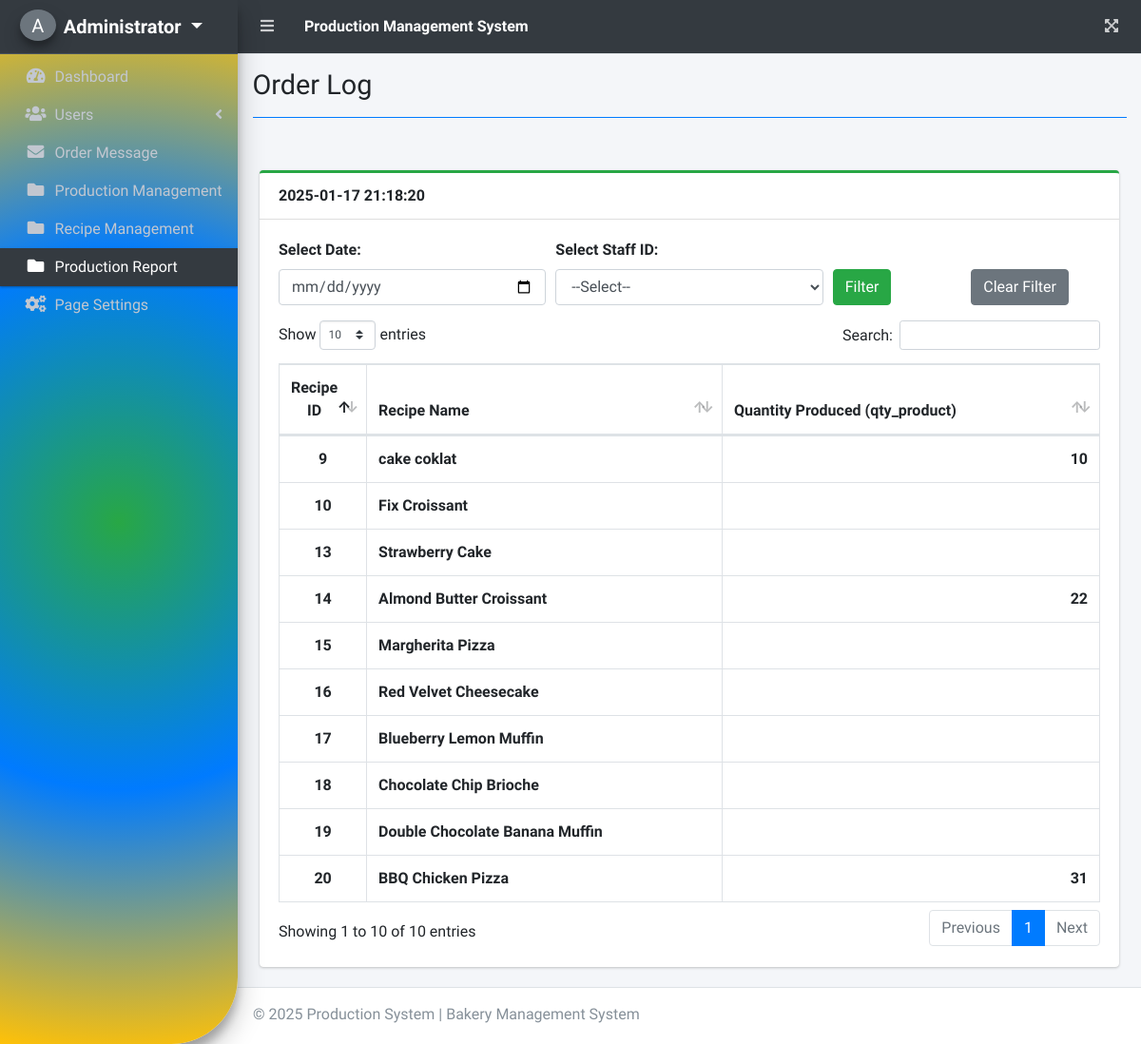
The page /index.php?page=order_log (signed in) on the database its author committed.
### tables this page shows
CREATE TABLE `receipe` (
  `recipe_id` int(11) NOT NULL,
  `recipe_name` text NOT NULL,
  `recipe_step` text NOT NULL,
  `equipment` varchar(11) NOT NULL,
  `product_id` int(10) NOT NULL
);

### order_log.php (the view, shortened to what this page needs)
<?php include 'db_connect.php'; ?>
<div class="container my-4">
    <div class="card card-outline card-success">
        <div class="card-header d-flex justify-content-between align-items-center">
            <b><?php echo date('Y-m-d'); ?> <span id="current_time"><?php echo date('H:i:s'); ?></span></b>
        </div>
        <div class="card-body">
            <form method="POST" action="" id="filter_form">
                <div class="form-row mb-3">
                    <div class="col-md-4">
                        <label for="filter_date">Select Date:</label>
                        <input type="date" id="filter_date" name="filter_date" class="form-control" value="<?php echo htmlspecialchars(isset($_POST['filter_date']) ? $_POST['filter_date'] : '', ENT_QUOTES, 'UTF-8'); ?>">
                    </div>
                    <div class="col-md-4">
                        <label for="staff_id">Select Staff ID:</label>
                        <select id="staff_id" name="staff_id" class="form-control">
                            <option value="">--Select--</option>
                        </select>
                    </div>
                    <div class="col-md-2 d-flex align-items-end">
                        <button type="submit" class="btn btn-success">Filter</button>
                    </div>
                    <div class="col-md-2 d-flex align-items-end">
                        <button type="button" id="clear_filter" class="btn btn-secondary">Clear Filter</button>
                    </div>
                </div>
            </form>
            <table class="table table-hover table-bordered" id="list">
                <thead>
                    <tr>
                        <th class="text-center" width="10px">Recipe ID</th>
                        <th>Recipe Name</th>
                        <th>Quantity Produced (qty_product)</th>
                    </tr>
                </thead>
                <tbody>
                    <?php
                    $query = "SELECT r.recipe_id, r.recipe_name, SUM(c.qty_product) AS total_quantity FROM receipe r LEFT JOIN categories c ON r.recipe_name = c.recipe_name WHERE 1";
                    $query .= " GROUP BY r.recipe_id, r.recipe_name";
                    $stmt = $conn->prepare($query);
                    if ($stmt->execute()) {
                        $result = $stmt->get_result();
                        while ($row = $result->fetch_assoc()):
                    ?>
                        <tr>
                            <td class="text-center"><b><?php echo $row['recipe_id']; ?></b></td>
                            <td><b><?php echo $row['recipe_name']; ?></b></td>
                            <td class="text-right"><b><?php echo $row['total_quantity']; ?></b></td>
                        </tr>
                    <?php
                        endwhile;
                    } else {
                        echo "Error: " . $conn->error;
                    }
                    ?>
                </tbody>
            </table>
        </div>
    </div>
</div>

### rows shown on the page
receipe: recipe_id "9", recipe_name "cake coklat", total_quantity "10"
receipe: recipe_id "10", recipe_name "Fix Croissant"
receipe: recipe_id "13", recipe_name "Strawberry Cake"
receipe: recipe_id "14", recipe_name "Almond Butter Croissant", total_quantity "22"
receipe: recipe_id "15", recipe_name "Margherita Pizza"
receipe: recipe_id "16", recipe_name "Red Velvet Cheesecake"
receipe: recipe_id "17", recipe_name "Blueberry Lemon Muffin"
receipe: recipe_id "18", recipe_name "Chocolate Chip Brioche"
receipe: recipe_id "19", recipe_name "Double Chocolate Banana Muffin"
receipe: recipe_id "20", recipe_name "BBQ Chicken Pizza", total_quantity "31"

### other values the page prints
substr($_SESSION['login_fullname'], 0,1) "A"
$_SESSION['login_fullname'] "Administrator"
$title "Order Log"
